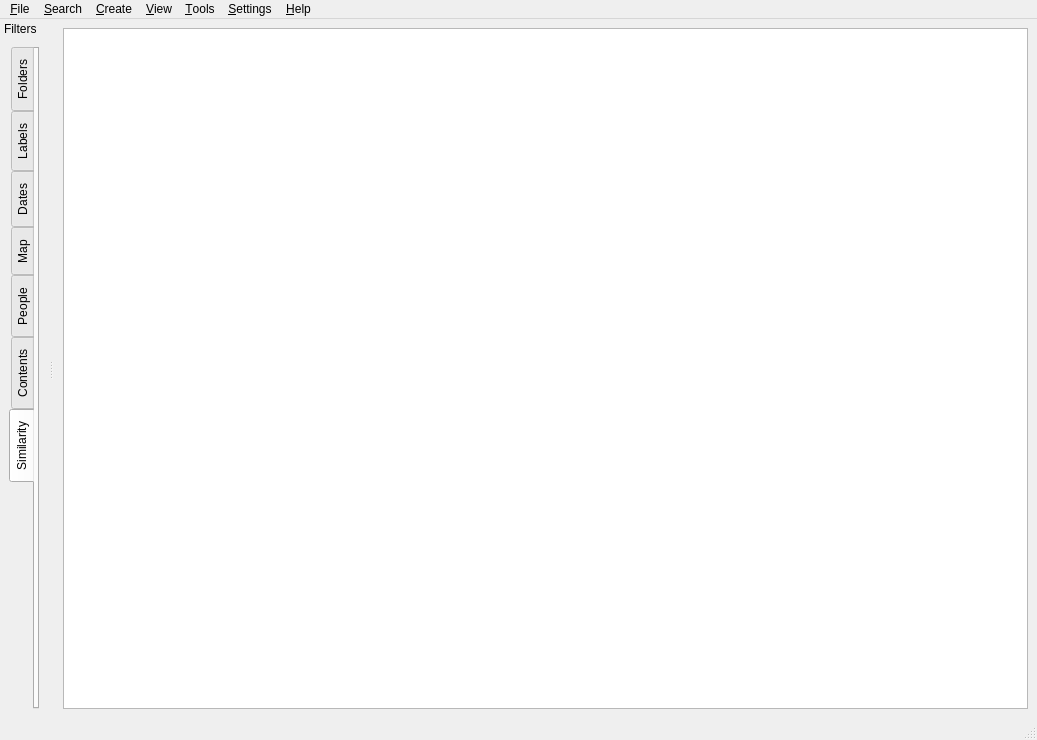
<?xml version="1.0" encoding="UTF-8"?>
<ui version="4.0">
 <class>MainWindow</class>
 <widget class="QMainWindow" name="MainWindow">
  <property name="geometry">
   <rect>
    <x>0</x>
    <y>0</y>
    <width>1037</width>
    <height>740</height>
   </rect>
  </property>
  <property name="windowTitle">
   <string>MainWindow</string>
  </property>
  <widget class="QWidget" name="centralwidget">
   <layout class="QGridLayout" name="gridLayout">
    <item row="0" column="0">
     <widget class="QListWidget" name="imagesList"/>
    </item>
   </layout>
  </widget>
  <widget class="QMenuBar" name="menubar">
   <property name="geometry">
    <rect>
     <x>0</x>
     <y>0</y>
     <width>1037</width>
     <height>21</height>
    </rect>
   </property>
   <widget class="QMenu" name="menu_File">
    <property name="title">
     <string>&amp;File</string>
    </property>
   </widget>
   <widget class="QMenu" name="menu_View">
    <property name="title">
     <string>&amp;View</string>
    </property>
   </widget>
   <widget class="QMenu" name="menu_Filter">
    <property name="title">
     <string>&amp;Search</string>
    </property>
   </widget>
   <widget class="QMenu" name="menu_Create">
    <property name="title">
     <string>&amp;Create</string>
    </property>
   </widget>
   <widget class="QMenu" name="menu_Tools">
    <property name="title">
     <string>&amp;Tools</string>
    </property>
   </widget>
   <widget class="QMenu" name="menu_Help">
    <property name="title">
     <string>&amp;Help</string>
    </property>
   </widget>
   <widget class="QMenu" name="menu_Settings">
    <property name="title">
     <string>&amp;Settings</string>
    </property>
   </widget>
   <addaction name="menu_File"/>
   <addaction name="menu_Filter"/>
   <addaction name="menu_Create"/>
   <addaction name="menu_View"/>
   <addaction name="menu_Tools"/>
   <addaction name="menu_Settings"/>
   <addaction name="menu_Help"/>
  </widget>
  <widget class="QStatusBar" name="statusbar"/>
  <widget class="QDockWidget" name="dockWidget">
   <property name="floating">
    <bool>false</bool>
   </property>
   <property name="features">
    <set>QDockWidget::NoDockWidgetFeatures</set>
   </property>
   <property name="windowTitle">
    <string>Filters</string>
   </property>
   <attribute name="dockWidgetArea">
    <number>1</number>
   </attribute>
   <widget class="QWidget" name="dockWidgetContents">
    <layout class="QHBoxLayout" name="horizontalLayout_2">
     <item>
      <widget class="QTabWidget" name="tabWidget">
       <property name="tabPosition">
        <enum>QTabWidget::West</enum>
       </property>
       <property name="tabShape">
        <enum>QTabWidget::Rounded</enum>
       </property>
       <property name="currentIndex">
        <number>6</number>
       </property>
       <widget class="QWidget" name="tab">
        <attribute name="title">
         <string>Folders</string>
        </attribute>
       </widget>
       <widget class="QWidget" name="tab_2">
        <attribute name="title">
         <string>Labels</string>
        </attribute>
       </widget>
       <widget class="QWidget" name="tab_3">
        <attribute name="title">
         <string>Dates</string>
        </attribute>
       </widget>
       <widget class="QWidget" name="tab_4">
        <attribute name="title">
         <string>Map</string>
        </attribute>
       </widget>
       <widget class="QWidget" name="tab_6">
        <attribute name="title">
         <string>People</string>
        </attribute>
       </widget>
       <widget class="QWidget" name="tab_7">
        <attribute name="title">
         <string>Contents</string>
        </attribute>
       </widget>
       <widget class="QWidget" name="tab_5">
        <attribute name="title">
         <string>Similarity</string>
        </attribute>
       </widget>
      </widget>
     </item>
    </layout>
   </widget>
  </widget>
 </widget>
 <resources/>
 <connections/>
</ui>
